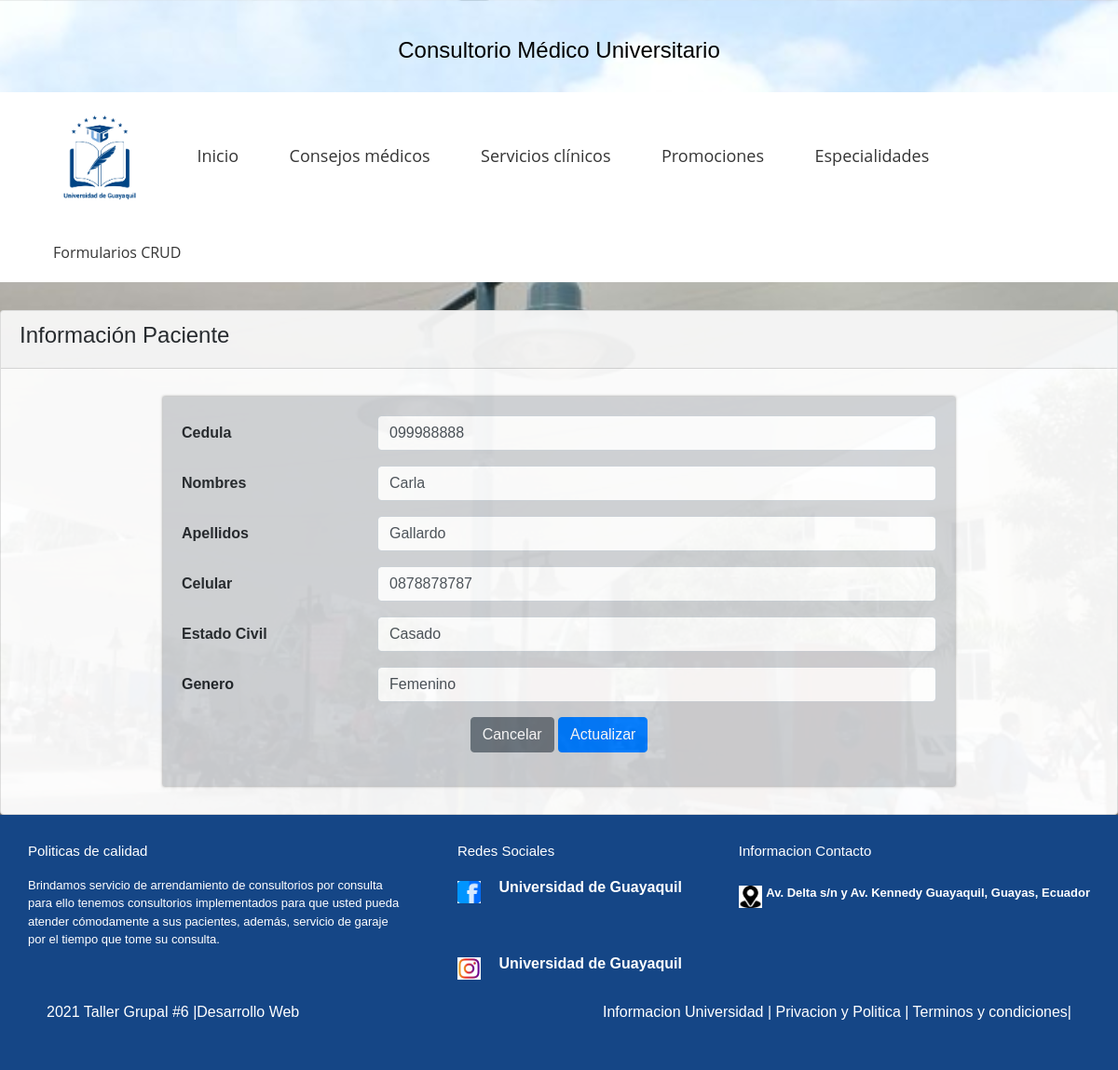
The page /index.php?c=paciente&f=editar&id=5 on the database its author committed.
### tables this page shows
CREATE TABLE `paciente` (
  `id` int(11) NOT NULL,
  `cedula` varchar(10) DEFAULT NULL,
  `nombres` varchar(64) DEFAULT NULL,
  `apellidos` varchar(64) DEFAULT NULL,
  `celular` varchar(10) DEFAULT NULL,
  `genero` varchar(14) DEFAULT NULL,
  `estado_civil` varchar(14) DEFAULT NULL
);

### controlador/FrontController.php (called while the page is built, shortened)
<?php
class FrontController {
    public function ruteo($controlador, $func){
        $funcion = (!empty($_REQUEST['f']))?htmlentities($_REQUEST['f']):$func;
        $controlador = new $controlador();
        $controlador->$funcion();
    }
}

### index.php (called while the page is built)
<?php
require_once 'controlador/FrontController.php';
if(isset($_GET['c']) && isset($_GET['f'])){
    $control = $_GET['c'];
    $funcion = $_GET['f'];
} else {
    $control = "paciente";
    $funcion = "index";
}
$frontController = new FrontController();
$frontController->ruteo($control, $funcion);

### config/Conexion.php (called while the page is built)
<?php
class Conexion{
    public static function getConexion(){
        $database_username = 'root';
        $database_password = '';
        $dbname="consultorio_ug";
        $dsn = 'mysql:host=localhost;dbname=' . $dbname;
        $conexion = null;
        try{
            $conexion = new PDO($dsn, $database_username, $database_password );
        }catch(Exception $e){
                echo $e;
                die("error " . $e->getMessage());
        }
        return $conexion;
    }
}

### modelo/dao/PacienteDAO.php (called while the page is built, shortened)
<?php
require_once 'config/Conexion.php';
class PacienteDAO {
    private $con;
    public function __construct() {
        $this->con = Conexion::getConexion();
    }
      public function buscarxId($id) {
        $sql = "select * from paciente where id = :id";
        $stmt = $this->con->prepare($sql);
        $data = ['id' => $id];
        $stmt->execute($data);
        $filas = $stmt->fetch(PDO::FETCH_ASSOC);
        return $filas;
    }
}

### vista/paciente/paciente.editar.php (the view, shortened to what this page needs)
<!DOCTYPE html>
<html lang="es">
<head>
    <link rel="stylesheet" href="../../css/GallardoDouglas/style.css">
    <link rel="stylesheet" href="../../css/GallardoDouglas/paciente.css">
    <link rel="stylesheet" href="../../css/PreciadoRonald/misEstilos.css">
    <link rel="stylesheet" href="https://cdnjs.cloudflare.com/ajax/libs/twitter-bootstrap/4.1.1/css/bootstrap.css">
	<link rel="stylesheet" href="https://cdn.datatables.net/1.10.19/css/dataTables.bootstrap4.min.css">
    <link rel="stylesheet"
		href="https://maxcdn.bootstrapcdn.com/bootstrap/4.0.0/css/bootstrap.min.css">
</head>
<body class="font-body">
        <div>
        <?php
            include_once "vista/templates/header.php"
        ?>
        </div>
            <div class="card">
        <div class="card-header">
            <h4>Información Paciente</h4>
        </div>
        <div class="card-body formulario">
            <form class="form" role="form" autocomplete="off" method="post">
                <div class="form-group row">
                    <label class="col-lg-3 col-form-label form-control-label">Cedula</label>
                    <div class="col-lg-9">
                        <input class="form-control" type="text" onkeypress='return event.charCode >= 48 && event.charCode <= 57' name="txtCedula" maxlength="10" value="<?php echo $fila['cedula'] ?>">
                    </div>
                </div>
                <div class="form-group row">
                    <label class="col-lg-3 col-form-label form-control-label">Nombres</label>
                    <div class="col-lg-9">
                        <input class="form-control" type="text" name="txtNombres" value="<?php echo $fila['nombres'] ?>">
                    </div>
                </div>
                <div class="form-group row">
                    <label class="col-lg-3 col-form-label form-control-label">Apellidos</label>
                    <div class="col-lg-9">
                        <input class="form-control" type="text" name="txtApellidos" value="<?php echo $fila['apellidos'] ?>">
                    </div>
                </div>
                <div class="form-group row">
                    <label class="col-lg-3 col-form-label form-control-label">Celular</label>
                    <div class="col-lg-9">
                        <input class="form-control" type="text" onkeypress='return event.charCode >= 48 && event.charCode <= 57' maxlength="10" name="txtCelular" value="<?php echo $fila['celular'] ?>">
                    </div>
                </div>
                <div class="form-group row">
                    <label class="col-lg-3 col-form-label form-control-label">Estado Civil</label>
                    <div class="col-lg-9">
                        <select name="txtEstadoCivil" class="form-control">
                        <option selected="true" value="<?php echo $fila['estado_civil']?>"><?php echo $fila['estado_civil']?></option>
                        </select>
                    </div>
                </div>
                <div class="form-group row">
                    <label class="col-lg-3 col-form-label form-control-label">Genero</label>
                    <div class="col-lg-9">
                        <input class="form-control" type="select" name="cbGenero" value="<?php echo $fila['genero'] ?>">
                    </div>
                </div>
                <div class="form-group row">
                    <div class="col-lg-12 text-center">
                        <a href="index.php?c=paciente&f=index" class="btn btn-secondary">Cancelar</a>
                        <input type="submit" class="btn btn-primary" value="Actualizar">
                    </div>
                </div>
            </form>
        </div>
	</div>
    <?php
            include_once "vista/templates/footer.php"
        ?>
</body>
</html>

### assets/css/GallardoDouglas/style.css (style rules this page uses)
.font-body { font-family: "Fira Sans",sans-serif; }
.form input { margin-left: auto; }
select, input, textarea { font-size: large; }

### assets/css/GallardoDouglas/paciente.css (style rules this page uses)
.card { opacity: .95; }
.card-body { background-color: #d1d3d6; box-shadow: 0px 0px 3px #848484; }
label { font-weight: bold; }
.formulario { margin-top: 30px; margin-left: auto; margin-right: auto; margin-bottom: 30px; width: 850px; }

### assets/css/PreciadoRonald/misEstilos.css (style rules this page uses)
body { margin:auto; padding:0; background:url(12.jpeg); background-size:cover; background-position:center; font-family: arial,helvetica; box-sizing: border-box; }

### assets/css/header/header.css (style rules this page uses)
* { margin: 0; padding: 0; -webkit-box-sizing: border-box; -moz-box-sizing: border-box; box-sizing: border-box; }

### rows shown on the page
paciente: txtCedula "099988888", txtNombres "Carla", txtApellidos "Gallardo", txtCelular "0878878787", txtEstadoCivil "Casado", cbGenero "Femenino"
